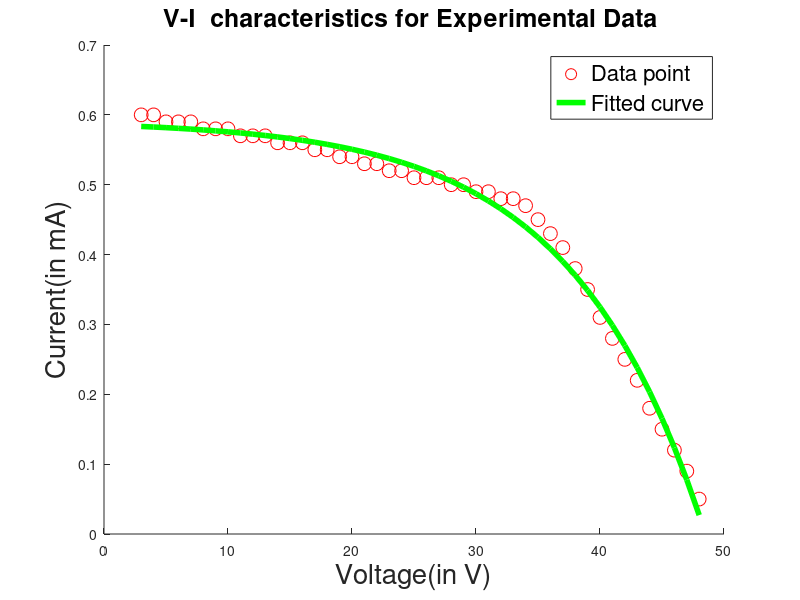
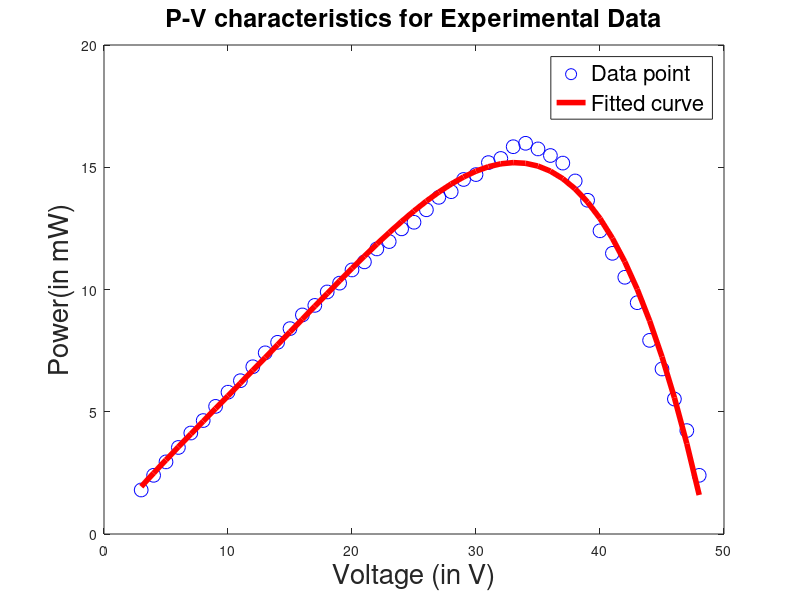

Write the MATLAB code that produced these figures, in order.
pkg load struct ;
pkg load optim ;
k=1.38065*10^(-23);
%A=2.15;
A=2.15;
T=302;
%Np=3;
q=1.6022*10^(-19);
V0 =[3:1:48];
y = [0.60,0.60,0.59,0.59,0.59,0.58,0.58,0.58,0.57,0.57,0.57,0.56,0.56,0.56,0.55,0.55,0.54,0.54,0.53,0.53,0.52,0.52,0.51,0.51,0.51,0.50,0.50,0.49,0.49,0.48,0.48,0.47,0.45,0.43,0.41,0.38,0.35,0.31,0.28,0.25,0.22,0.18,0.15,0.12,0.09,0.05];



power=V0.*y;

%I0=Np*Iph-Np*Irs*(exp(q/(k*T*A)*V0./Ns)-1);
F = @(x,V0)x(1)*x(2)-x(1)*x(3)*(exp(q/(k*T*A)*V0./x(4))-1);
x0 = [5 2 0 3];
x = lsqcurvefit(F,x0,V0,y);
x(1)
x(2)
x(3)
x(4)
%subplot(1,2,1)
hold on
figure(1)

plot(V0,y,'ro','MarkerSize',10)
title('V-I  characteristics for Experimental Data ','FontSize',18)
plot(V0,F(x,V0),'Linewidth',4,'g')
h = legend('Data point', 'Fitted curve');
set(h,'FontSize',16); 
%rect = [0.25, 0.25, .25, .25];
%set(h, 'Position', rect);
%axis([0 50 0 1.7 ]);
xlabel('Voltage(in V)','FontSize',20);
ylabel('Current(in mA)','FontSize',20);


figure(2)
%subplot(1,2,2)
plot(V0,power,'bo','MarkerSize',10)
title('P-V characteristics for Experimental Data','FontSize',18)
p=polyfit(V0,power,4);
pp=polyval(p,V0);
hold on
plot(V0,pp,'Linewidth',4,'-r')
k = legend('Data point', 'Fitted curve')
set(k,'FontSize',16);
%rect = [0.30, 0.20, .30, .30];
%set(k, 'Position', rect);
%axis([1.2 5.3  0 1.7 ]);
xlabel('Voltage (in V)','FontSize',20);
ylabel('Power(in mW)','FontSize',20);
 